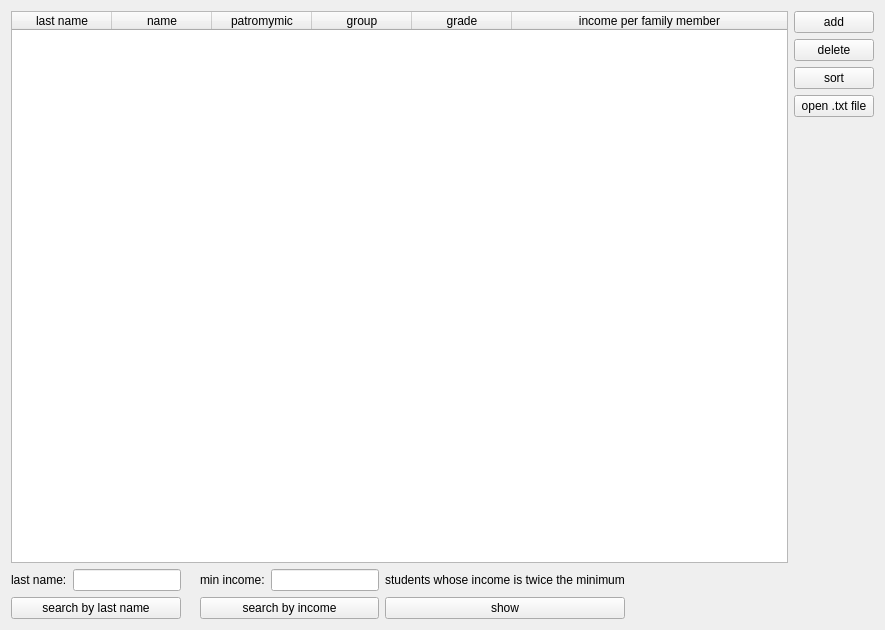
<?xml version="1.0" encoding="UTF-8"?>
<ui version="4.0">
 <class>Widget</class>
 <widget class="QWidget" name="Widget">
  <property name="geometry">
   <rect>
    <x>0</x>
    <y>0</y>
    <width>885</width>
    <height>630</height>
   </rect>
  </property>
  <property name="windowTitle">
   <string>Widget</string>
  </property>
  <layout class="QHBoxLayout" name="horizontalLayout_5">
   <item>
    <layout class="QHBoxLayout" name="horizontalLayout_4">
     <item>
      <layout class="QVBoxLayout" name="verticalLayout_5">
       <item>
        <widget class="QTableWidget" name="tableWidget">
         <attribute name="horizontalHeaderStretchLastSection">
          <bool>true</bool>
         </attribute>
         <column>
          <property name="text">
           <string>last name</string>
          </property>
         </column>
         <column>
          <property name="text">
           <string>name</string>
          </property>
         </column>
         <column>
          <property name="text">
           <string>patromymic</string>
          </property>
         </column>
         <column>
          <property name="text">
           <string>group</string>
          </property>
         </column>
         <column>
          <property name="text">
           <string>grade</string>
          </property>
         </column>
         <column>
          <property name="text">
           <string>income per family member</string>
          </property>
         </column>
        </widget>
       </item>
       <item>
        <layout class="QHBoxLayout" name="horizontalLayout_3">
         <item>
          <layout class="QVBoxLayout" name="verticalLayout_3">
           <item>
            <layout class="QHBoxLayout" name="horizontalLayout_2">
             <item>
              <widget class="QLabel" name="label_2">
               <property name="text">
                <string>last name:</string>
               </property>
              </widget>
             </item>
             <item>
              <widget class="QLineEdit" name="lineEdit_2"/>
             </item>
            </layout>
           </item>
           <item>
            <widget class="QPushButton" name="pushButton_5">
             <property name="text">
              <string>search by last name</string>
             </property>
            </widget>
           </item>
          </layout>
         </item>
         <item>
          <widget class="QLabel" name="label">
           <property name="text">
            <string/>
           </property>
          </widget>
         </item>
         <item>
          <layout class="QVBoxLayout" name="verticalLayout_2">
           <item>
            <layout class="QHBoxLayout" name="horizontalLayout">
             <item>
              <widget class="QLabel" name="label_3">
               <property name="text">
                <string>min income:</string>
               </property>
              </widget>
             </item>
             <item>
              <widget class="QLineEdit" name="lineEdit"/>
             </item>
            </layout>
           </item>
           <item>
            <widget class="QPushButton" name="pushButton_6">
             <property name="text">
              <string>search by income</string>
             </property>
            </widget>
           </item>
          </layout>
         </item>
         <item>
          <layout class="QVBoxLayout" name="verticalLayout">
           <item>
            <widget class="QLabel" name="label_4">
             <property name="text">
              <string>students whose income is twice the minimum</string>
             </property>
            </widget>
           </item>
           <item>
            <widget class="QPushButton" name="pushButton_7">
             <property name="text">
              <string>show</string>
             </property>
            </widget>
           </item>
          </layout>
         </item>
         <item>
          <spacer name="horizontalSpacer">
           <property name="orientation">
            <enum>Qt::Horizontal</enum>
           </property>
           <property name="sizeHint" stdset="0">
            <size>
             <width>40</width>
             <height>20</height>
            </size>
           </property>
          </spacer>
         </item>
        </layout>
       </item>
      </layout>
     </item>
     <item>
      <layout class="QVBoxLayout" name="verticalLayout_4">
       <item>
        <widget class="QPushButton" name="pushButton">
         <property name="text">
          <string>add</string>
         </property>
        </widget>
       </item>
       <item>
        <widget class="QPushButton" name="pushButton_2">
         <property name="text">
          <string>delete</string>
         </property>
        </widget>
       </item>
       <item>
        <widget class="QPushButton" name="pushButton_3">
         <property name="text">
          <string>sort</string>
         </property>
        </widget>
       </item>
       <item>
        <widget class="QPushButton" name="pushButton_4">
         <property name="text">
          <string>open .txt file</string>
         </property>
        </widget>
       </item>
       <item>
        <spacer name="verticalSpacer">
         <property name="orientation">
          <enum>Qt::Vertical</enum>
         </property>
         <property name="sizeHint" stdset="0">
          <size>
           <width>20</width>
           <height>40</height>
          </size>
         </property>
        </spacer>
       </item>
      </layout>
     </item>
    </layout>
   </item>
  </layout>
 </widget>
 <resources/>
 <connections/>
</ui>
